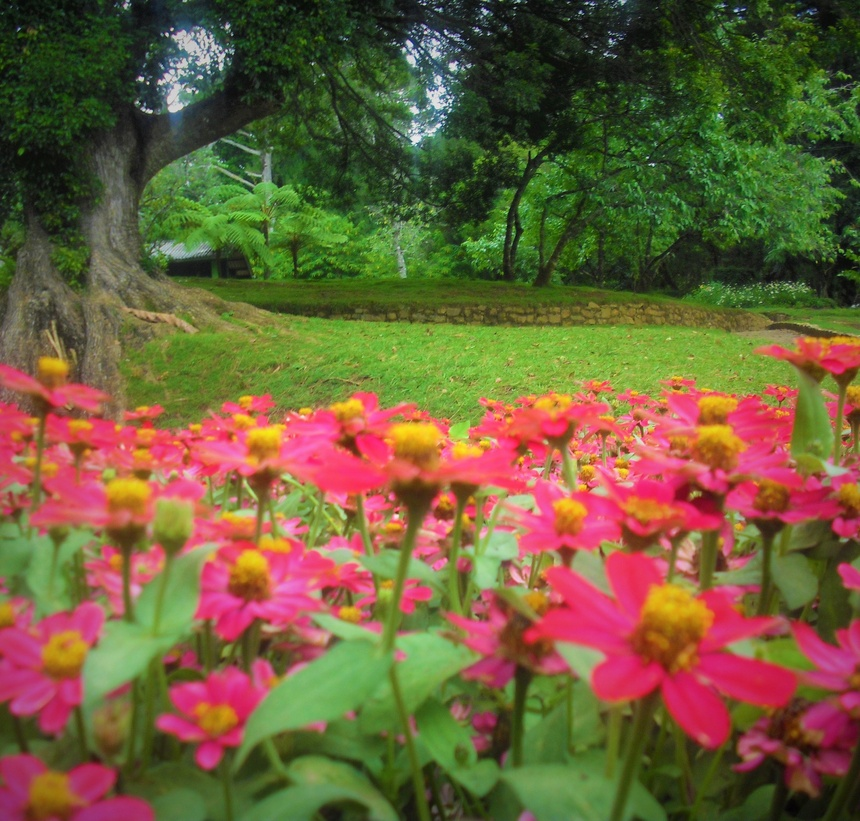
#> input picture garden.jpg, 860 x 821 px, shrunk from 2865 x 2736 before the run
$ python histogram.py
#> lines starting #> are read from the running program, lines starting #| are printed output that depends on the picture
import matplotlib.pyplot as plt

# Loading the image using Matplotlib
garden_image = plt.imread('garden.jpg')
#> garden_image is the input picture: shape (821, 860, 3); mean R, G, B 111.1, 94.3, 58.6

red = garden_image[:, :, 0]
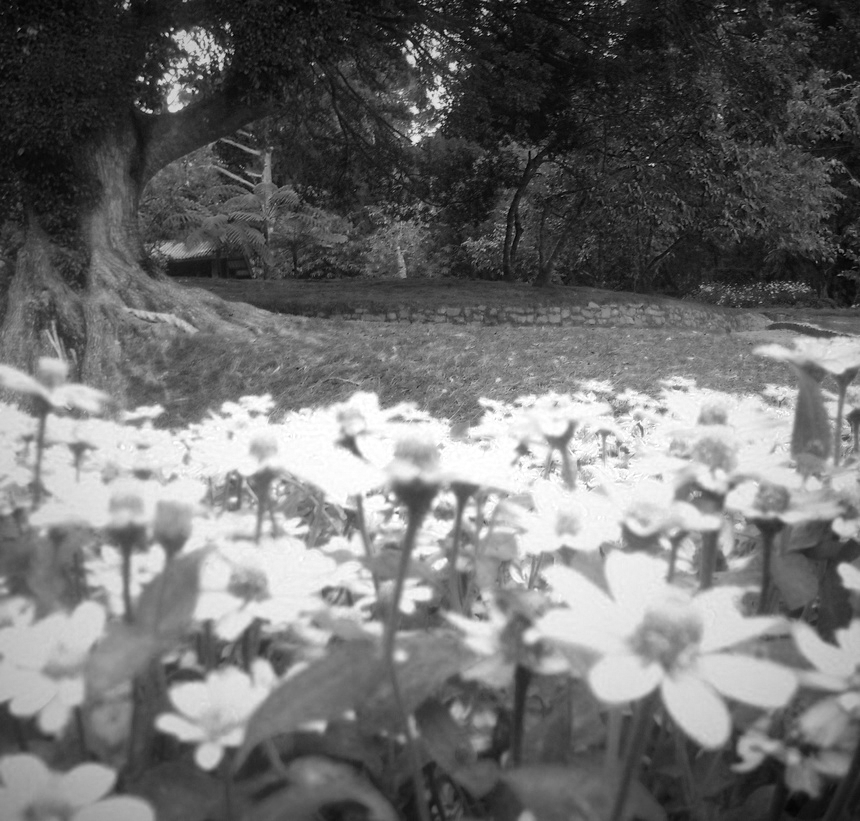
#> red: shape (821, 860); min 0, max 255, mean 111.1
green = garden_image[:, :, 1]
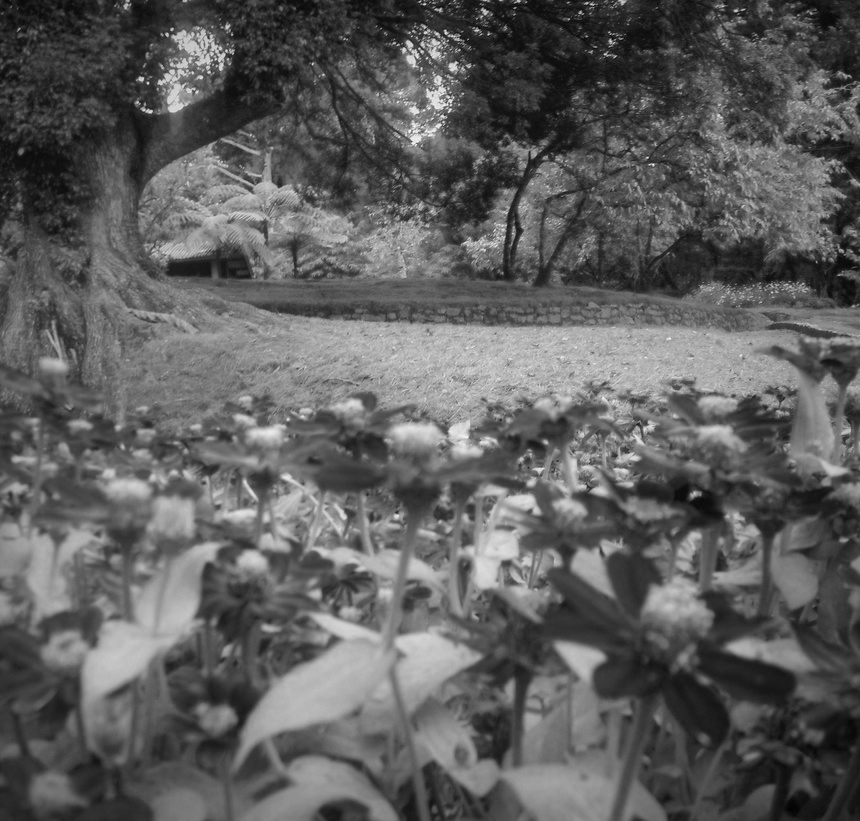
#> green: shape (821, 860); min 1, max 248, mean 94.3
blue = garden_image[:, :, 2]
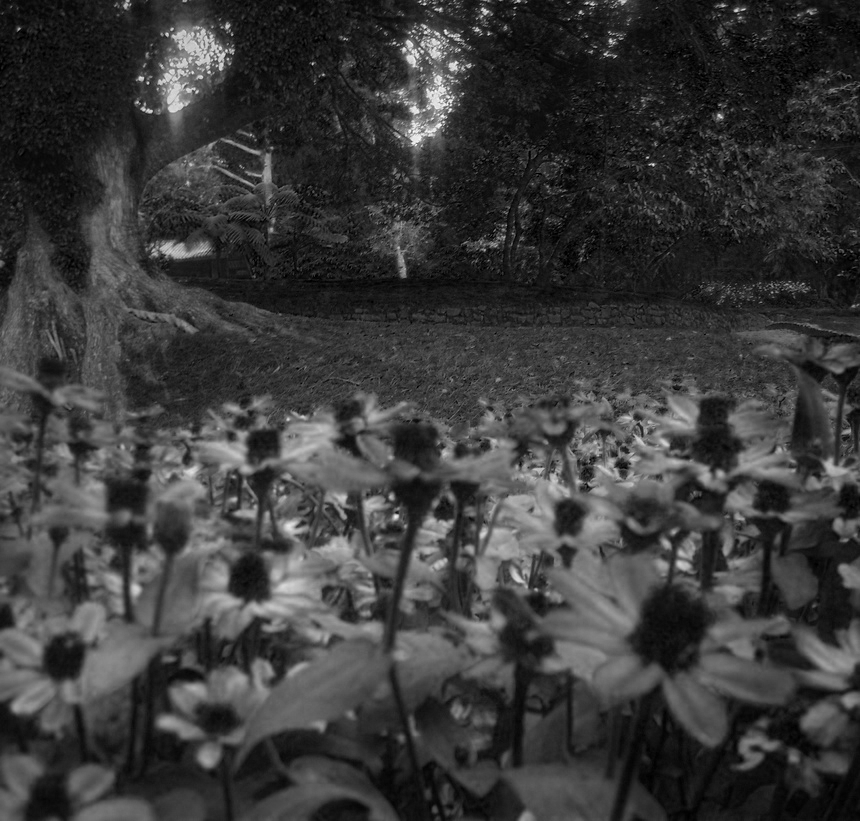
#> blue: shape (821, 860); min 0, max 255, mean 58.6

plt.hist(red.ravel(), bins=256)
plt.title('Red Histogram')
plt.show()
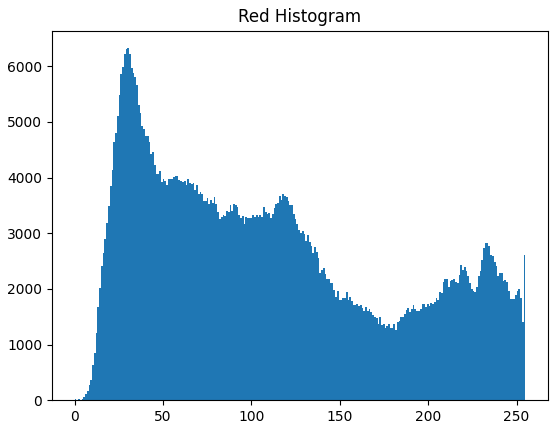
#> figure drawn by matplotlib, 1 panel; tallest bar 6325 high, from x = 29.88 to 30.88

plt.hist(red.ravel(), bins=256)
plt.title('Green Histogram')
plt.show()
#> figure, not shown here; tallest bar 6325 high, from x = 29.88 to 30.88

plt.hist(red.ravel(), bins=256)
plt.title('Blue Histogram')
plt.show()
#> figure, not shown here; tallest bar 6325 high, from x = 29.88 to 30.88


# plt.imshow(red)
# plt.show()
